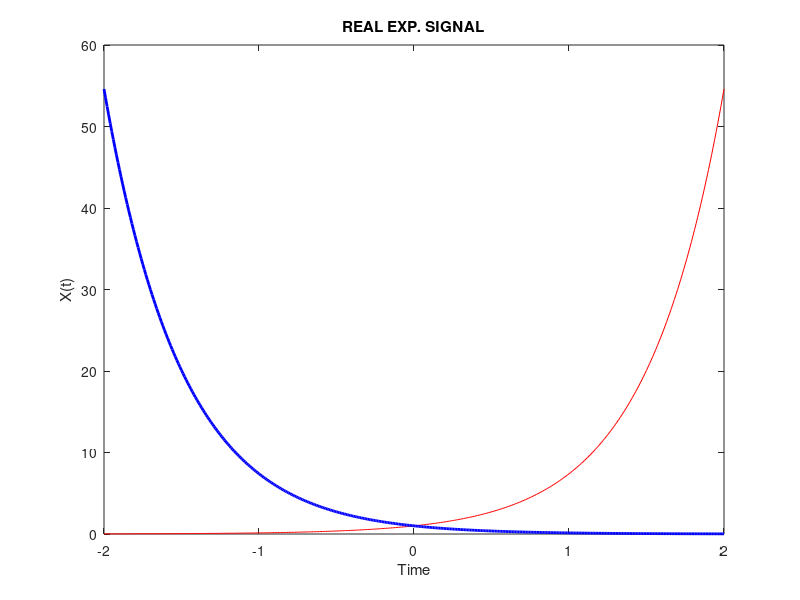

MATLAB code to generate this figure:
 t = -2:0.01:2;
 sigma = 2;
 sigma1 = -2;

 x  = exp(sigma*t);
 x1 = exp(sigma1*t);

 plot(t, x, 'r', t, x1, 'b', 'linewidth', 2 )
 title( 'REAL EXP. SIGNAL'  )
 xlabel( 'Time' )
 ylabel( 'X(t)' )
